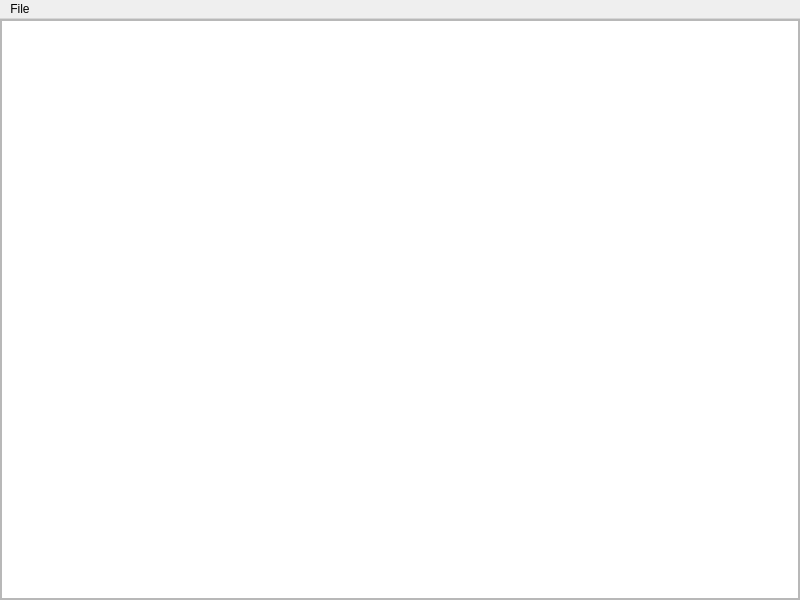
<?xml version="1.0" encoding="UTF-8"?>
<ui version="4.0">
 <class>MainWindow</class>
 <widget class="QMainWindow" name="MainWindow">
  <property name="geometry">
   <rect>
    <x>0</x>
    <y>0</y>
    <width>800</width>
    <height>600</height>
   </rect>
  </property>
  <property name="windowTitle">
   <string>MainWindow</string>
  </property>
  <widget class="QWidget" name="centralwidget">
   <layout class="QVBoxLayout" name="verticalLayout_2">
    <property name="leftMargin">
     <number>0</number>
    </property>
    <property name="topMargin">
     <number>0</number>
    </property>
    <property name="rightMargin">
     <number>0</number>
    </property>
    <property name="bottomMargin">
     <number>0</number>
    </property>
    <item>
     <widget class="QScrollArea" name="scrollArea">
      <property name="autoFillBackground">
       <bool>false</bool>
      </property>
      <property name="widgetResizable">
       <bool>true</bool>
      </property>
      <widget class="QWidget" name="scrollAreaWidgetContents">
       <property name="geometry">
        <rect>
         <x>0</x>
         <y>0</y>
         <width>798</width>
         <height>579</height>
        </rect>
       </property>
       <layout class="QVBoxLayout" name="verticalLayout_3">
        <property name="spacing">
         <number>0</number>
        </property>
        <property name="leftMargin">
         <number>0</number>
        </property>
        <property name="topMargin">
         <number>0</number>
        </property>
        <property name="rightMargin">
         <number>0</number>
        </property>
        <property name="bottomMargin">
         <number>0</number>
        </property>
        <item>
         <widget class="QPlainTextEdit" name="plainTextEdit"/>
        </item>
       </layout>
      </widget>
     </widget>
    </item>
   </layout>
  </widget>
  <widget class="QMenuBar" name="menubar">
   <property name="geometry">
    <rect>
     <x>0</x>
     <y>0</y>
     <width>800</width>
     <height>19</height>
    </rect>
   </property>
   <widget class="QMenu" name="menuFile">
    <property name="title">
     <string>File</string>
    </property>
    <addaction name="actionSave"/>
   </widget>
   <addaction name="menuFile"/>
  </widget>
  <action name="actionSave">
   <property name="text">
    <string>Save</string>
   </property>
  </action>
 </widget>
 <resources/>
 <connections/>
</ui>
